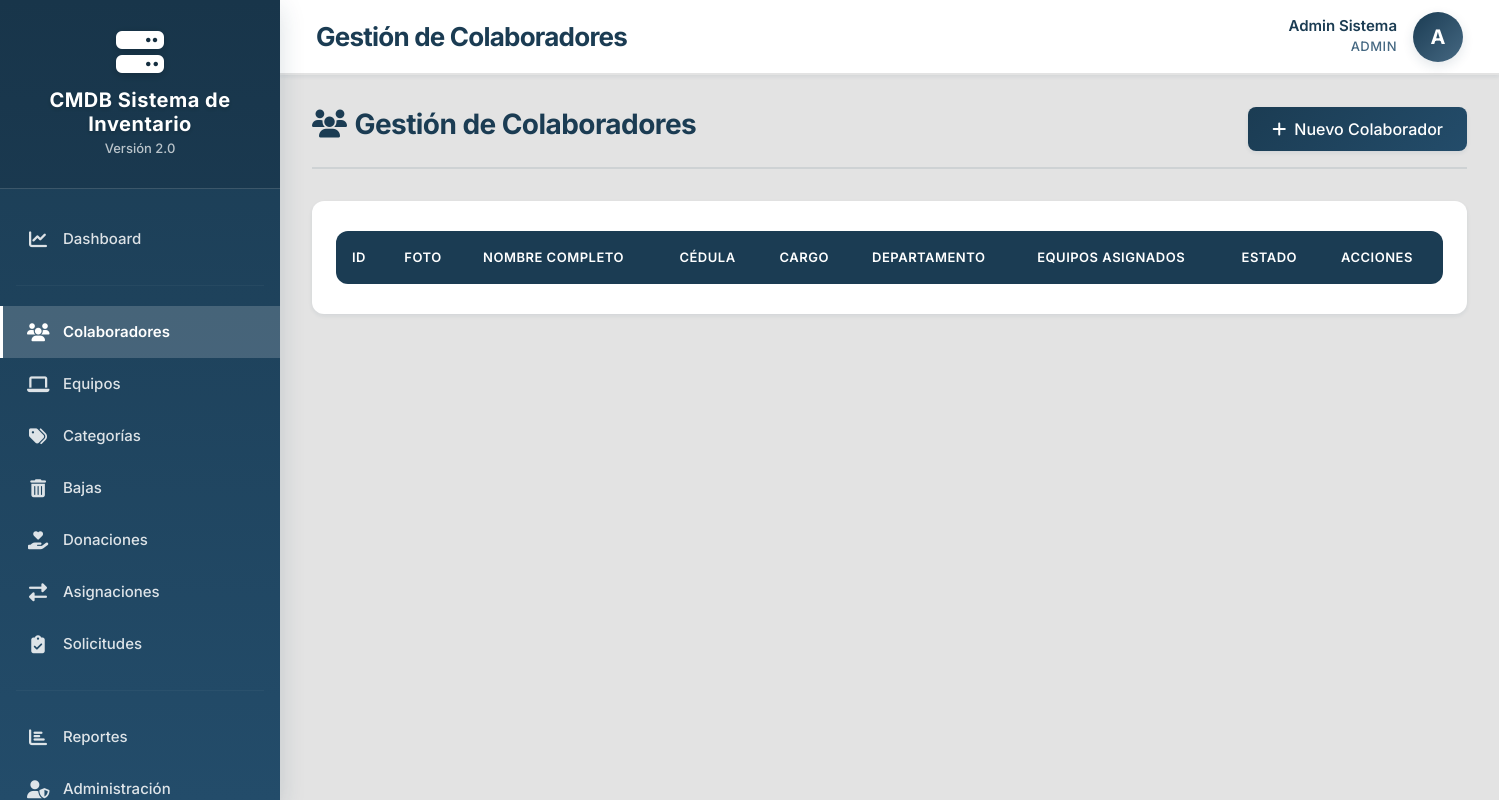
The app's page /public/index.php?route=colaboradores (signed in), older data.
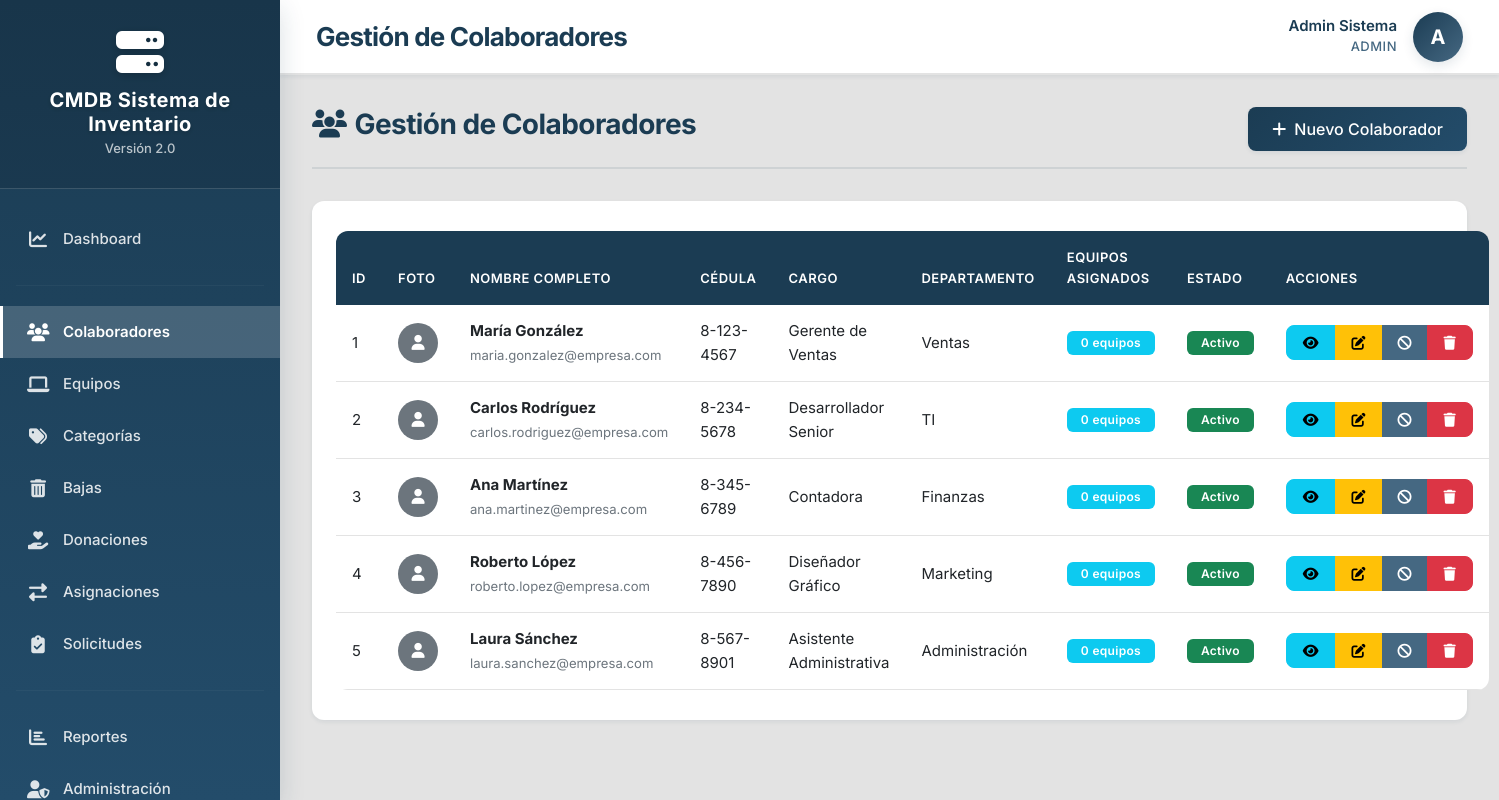
The same page, newer data.
### tables this page shows
CREATE TABLE IF NOT EXISTS `colaboradores` (
  `id` int NOT NULL AUTO_INCREMENT,
  `nombre` varchar(100) NOT NULL,
  `apellido` varchar(100) NOT NULL,
  `cedula` varchar(20) DEFAULT NULL COMMENT 'Cédula o identificación del colaborador',
  `email` varchar(150) DEFAULT NULL,
  `telefono` varchar(20) DEFAULT NULL,
  `cargo` varchar(100) DEFAULT NULL COMMENT 'Puesto o cargo del colaborador',
  `departamento` varchar(100) DEFAULT NULL COMMENT 'Departamento al que pertenece',
  `ubicacion` varchar(200) DEFAULT NULL COMMENT 'Ubicación física (oficina, piso, etc.)',
  `foto_perfil` varchar(255) DEFAULT NULL COMMENT 'Ruta de la foto del colaborador',
  `fecha_ingreso` date DEFAULT NULL COMMENT 'Fecha de ingreso a la empresa',
  `estado` enum('activo','inactivo','suspendido') NOT NULL DEFAULT 'activo',
  `observaciones` text,
  `created_at` timestamp NULL DEFAULT CURRENT_TIMESTAMP,
  `updated_at` timestamp NULL DEFAULT CURRENT_TIMESTAMP ON UPDATE CURRENT_TIMESTAMP,
  PRIMARY KEY (`id`),
  UNIQUE KEY `cedula` (`cedula`),
  KEY `idx_nombre` (`nombre`,`apellido`),
  KEY `idx_cedula` (`cedula`),
  KEY `idx_estado` (`estado`),
  KEY `idx_departamento` (`departamento`)
);

### src/Controllers/ColaboradorController.php (called while the page is built, shortened)
<?php
class ColaboradorController extends BaseController
{
    private $colaboradorModel;
    public function __construct()
    {
        $this->colaboradorModel = new Colaborador();
    }
    public function index()
    {
        $colaboradores = $this->colaboradorModel->getAllWithEquipos();
        $this->render('Views/colaboradores/index.php', [
            'pageTitle' => 'Gestión de Colaboradores',
            'colaboradores' => $colaboradores
        ]);
    }
}

### public/index.php (called while the page is built, shortened)
<?php
require_once '../src/Core/helpers.php';
require_once '../config/database.php';
try {
    $action = $_GET['action'] ?? 'index';
    $controller = new $controllerClass();
    $controller->$action();
} catch (Throwable $e) {
    if ($e->getCode() === 404) {
        http_response_code(404);
        echo "<h1>404 - Página no encontrada</h1>";
        echo "<p>" . htmlspecialchars($e->getMessage()) . "</p>";
    } else {
        handleException($e);
    }
    exit;
}

### src/Core/Database.php (called while the page is built, shortened)
<?php
class Database
{
    private static $instance = null;
    private $connection;
    private function __construct() {
        try {
            $dsn = 'mysql:host=' . DB_HOST . ';dbname=' . DB_NAME . ';charset=' . DB_CHARSET;
            $this->connection = new PDO($dsn, DB_USER, DB_PASS, [
                PDO::ATTR_ERRMODE => PDO::ERRMODE_EXCEPTION,
                PDO::ATTR_DEFAULT_FETCH_MODE => PDO::FETCH_ASSOC,
                PDO::ATTR_EMULATE_PREPARES => false,
            ]);
        } catch (PDOException $e) {
            throw new \Exception("Error de conexión a la base de datos: " . $e->getMessage());
        }
    }
    public static function getInstance() {
        if (self::$instance === null) {
            self::$instance = new self();
        }
        return self::$instance;
    }
    public function getConnection() {
        return $this->connection;
    }
}

### src/Models/Colaborador.php (called while the page is built, shortened)
<?php
class Colaborador extends Model
{
    protected $table = 'colaboradores';
    public function getAllWithEquipos()
    {
        $sql = "SELECT
                    c.*,
                    COUNT(DISTINCT a.id) as total_equipos,
                    GROUP_CONCAT(DISTINCT e.nombre SEPARATOR ', ') as equipos_asignados
                FROM {$this->table} c
                LEFT JOIN asignaciones a ON c.id = a.colaborador_id AND a.estado = 'activa'
                LEFT JOIN equipos e ON a.equipo_id = e.id
                GROUP BY c.id
                ORDER BY c.created_at DESC";
        return $this->query($sql)->fetchAll();
    }
}

### src/Models/Model.php (called while the page is built, shortened)
<?php
class Model
{
    protected $db;
    public function __construct() {
        $this->db = Database::getInstance()->getConnection();
    }
    public function query($sql, $params = []) {
        $stmt = $this->db->prepare($sql);
        $stmt->execute($params);
        return $stmt;
    }
}

### src/Core/helpers.php (called while the page is built, shortened)
<?php
function e($string) {
    return htmlspecialchars($string ?? '', ENT_QUOTES, 'UTF-8');
}

### src/Views/colaboradores/index.php (the view, shortened to what the changed rows need)
<div class="page-header d-flex justify-content-between align-items-center">
    <h2><i class="fas fa-users me-2"></i>Gestión de Colaboradores</h2>
</div>
<div class="card">
    <div class="card-body">
        <table class="table table-hover dataTable">
            <thead>
                <tr>
                    <th>ID</th>
                    <th>Foto</th>
                    <th>Nombre Completo</th>
                    <th>Cédula</th>
                    <th>Cargo</th>
                    <th>Departamento</th>
                    <th>Equipos Asignados</th>
                    <th>Estado</th>
                    <th>Acciones</th>
                </tr>
            </thead>
            <tbody>
                <?php foreach ($colaboradores as $colaborador): ?>
                <tr>
                    <td><?= $colaborador['id'] ?></td>
                    <td>
                        <?php if (!empty($colaborador['foto_perfil'])): ?>
                            <img src="<?= e($colaborador['foto_perfil']) ?>"
                                 alt="Foto"
                                 class="rounded-circle"
                                 style="width: 40px; height: 40px; object-fit: cover;">
                        <?php else: ?>
                            <div class="rounded-circle bg-secondary text-white d-inline-flex align-items-center justify-content-center"
                                 style="width: 40px; height: 40px;">
                                <i class="fas fa-user"></i>
                            </div>
                        <?php endif; ?>
                    </td>
                    <td>
                        <strong><?= e($colaborador['nombre'] . ' ' . $colaborador['apellido']) ?></strong>
                        <?php if ($colaborador['email']): ?>
                            <br><small class="text-muted"><?= e($colaborador['email']) ?></small>
                        <?php endif; ?>
                    </td>
                    <td><?= e($colaborador['cedula'] ?? '-') ?></td>
                    <td><?= e($colaborador['cargo'] ?? '-') ?></td>
                    <td><?= e($colaborador['departamento'] ?? '-') ?></td>
                    <td>
                        <span class="badge bg-info">
                            <?= $colaborador['total_equipos'] ?> equipos
                        </span>
                    </td>
                    <td>
                        <?php if ($colaborador['estado'] === 'activo'): ?>
                            <span class="badge bg-success">Activo</span>
                        <?php elseif ($colaborador['estado'] === 'inactivo'): ?>
                            <span class="badge bg-secondary">Inactivo</span>
                        <?php else: ?>
                            <span class="badge bg-warning">Suspendido</span>
                        <?php endif; ?>
                    </td>
                    <td>
                        <div class="btn-group" role="group">
                            <a href="index.php?route=colaboradores&action=ver&id=<?= $colaborador['id'] ?>"
                               class="btn btn-sm btn-info"
                               title="Ver Detalle">
                                <i class="fas fa-eye"></i>
                            </a>
                            <a href="index.php?route=colaboradores&action=editar&id=<?= $colaborador['id'] ?>"
                               class="btn btn-sm btn-warning"
                               title="Editar">
                                <i class="fas fa-edit"></i>
                            </a>
                            <?php if ($colaborador['estado'] === 'activo'): ?>
                                <button type="button"
                                        class="btn btn-sm btn-secondary btn-cambiar-estado"
                                        data-id="<?= $colaborador['id'] ?>"
                                        data-estado="inactivo"
                                        title="Desactivar">
                                    <i class="fas fa-ban"></i>
                                </button>
                            <?php endif; ?>
                            <?php if ($colaborador['total_equipos'] == 0): ?>
                                <button type="button"
                                        class="btn btn-sm btn-danger btn-eliminar"
                                        data-id="<?= $colaborador['id'] ?>"
                                        data-nombre="<?= e($colaborador['nombre'] . ' ' . $colaborador['apellido']) ?>"
                                        title="Eliminar">
                                    <i class="fas fa-trash"></i>
                                </button>
                            <?php endif; ?>
                        </div>
                    </td>
                </tr>
                <?php endforeach; ?>
            </tbody>
        </table>
    </div>
</div>

Row changes from the older to the newer data that the page shows:
added colaboradores: id "1", nombre+apellido "María González", email "maria.gonzalez@empresa.com", cedula "8-123-4567", cargo "Gerente de Ventas", departamento "Ventas", total_equipos "0", estado "Activo"
added colaboradores: id "2", nombre+apellido "Carlos Rodríguez", email "carlos.rodriguez@empresa.com", cedula "8-234-5678", cargo "Desarrollador Senior", departamento "TI", total_equipos "0", estado "Activo"
added colaboradores: id "3", nombre+apellido "Ana Martínez", email "ana.martinez@empresa.com", cedula "8-345-6789", cargo "Contadora", departamento "Finanzas", total_equipos "0", estado "Activo"
added colaboradores: id "4", nombre+apellido "Roberto López", email "roberto.lopez@empresa.com", cedula "8-456-7890", cargo "Diseñador Gráfico", departamento "Marketing", total_equipos "0", estado "Activo"
added colaboradores: id "5", nombre+apellido "Laura Sánchez", email "laura.sanchez@empresa.com", cedula "8-567-8901", cargo "Asistente Administrativa", departamento "Administración", total_equipos "0", estado "Activo"
